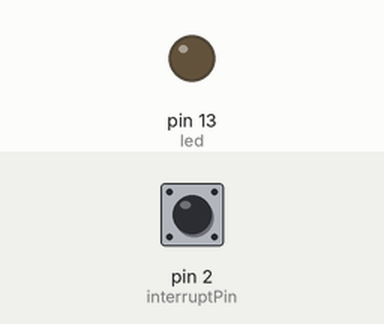
Simulated run of this sketch. Board: Arduino Uno, built with avr-gcc and run on an emulated ATmega328P. Shown: output pins drawn as LEDs (lit = HIGH). The inputs (shaded band) are chosen by the test bench; at power-on: pin 2 (interruptPin) HIGH.

Above: at 1.2 s.
1.3 s: pin 2 (interruptPin) pulled LOW for 0.15 s
At 1.7 s:
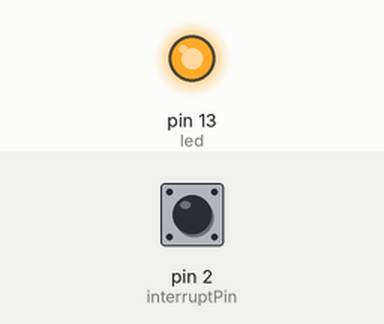
2.9 s: pin 2 (interruptPin) pulled LOW for 1 s
At 4.1 s:
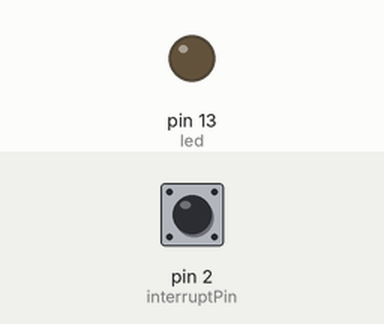
5.4 s: pin 2 (interruptPin) pulled LOW for 3.2 s
At 6.0 s:
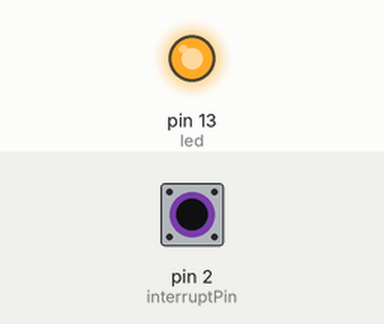
Timing chart, 0 to 8.4 s (numbered marks = the images above; inputs shaded):
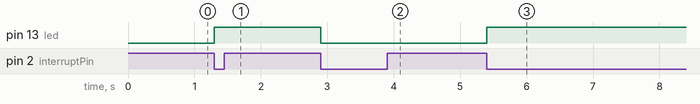

The sketch:

sketch_apr20a.ino
```cpp
int led= 13;
int interruptPin = 2;
volatile byte state = LOW;

void setup() {
 pinMode(interruptPin, INPUT);
 pinMode(led, OUTPUT);
 attachInterrupt(digitalPinToInterrupt(2), toggle, FALLING);

}

void toggle(){
  state = !state;
}

void loop() {
 digitalWrite(led, state);
delay(100);
}
```

Measured:
- after the input at 1.3 s, pin 13 (led): LOW → HIGH at once
- after the input at 2.9 s, pin 13 (led): HIGH → LOW at once
- after the input at 5.4 s, pin 13 (led): LOW → HIGH at once
